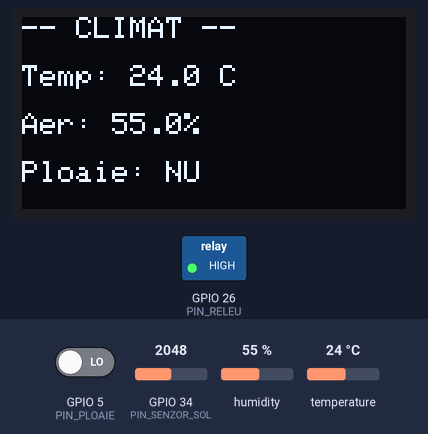
The sketch below on a simulated ESP32. Parts: 128×64 one-colour display, switched loads named in the sketch (green lamp = pin HIGH). Inputs (shaded band) come from the test bench; at power-on: GPIO 34 (PIN_SENZOR_SOL) = 2048, humidity 55 %, temperature 24 °C, GPIO 5 (PIN_PLOAIE) LOW. WiFi joins after 1.5 s; servers stay silent unless stated; uploads are accepted with an empty reply; what the sketch prints to the serial monitor is not drawn.

Above: at 4.7 s.
4.8 s: GPIO 34 (PIN_SENZOR_SOL) set to 2277
At 9.4 s:
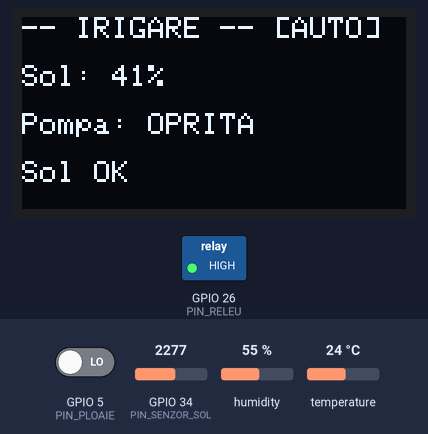
9.7 s: GPIO 34 (PIN_SENZOR_SOL) set to 2348
At 11.2 s:
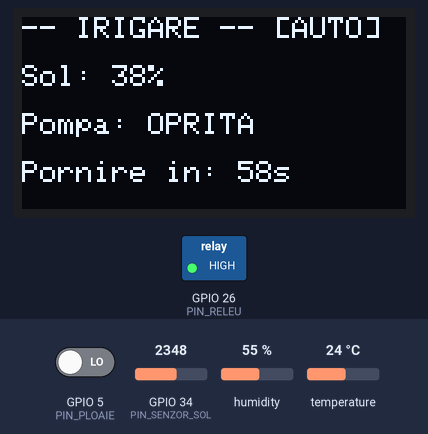
13.8 s: humidity set to 22 %
At 14.5 s:
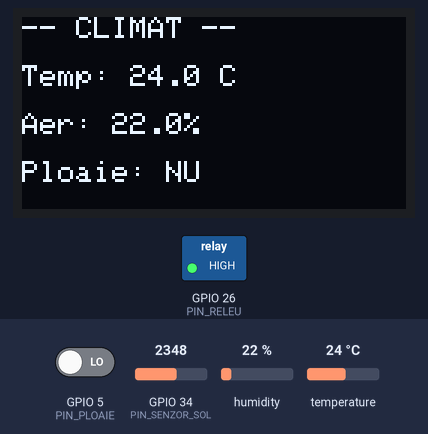
17.9 s: temperature set to 12 °C
At 21.8 s:
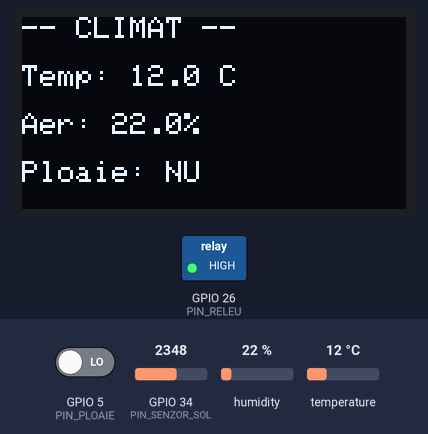
22.1 s: humidity set to 40 %
At 24.4 s:
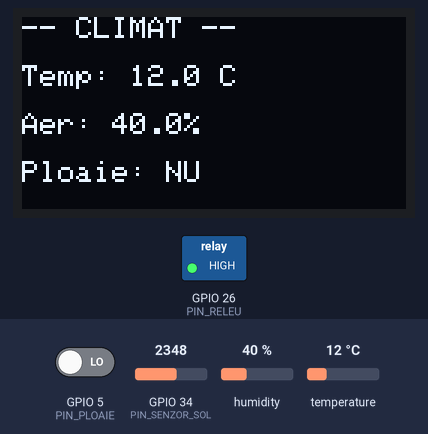
26.0 s: GPIO 34 (PIN_SENZOR_SOL) set to 2866
At 74.8 s:
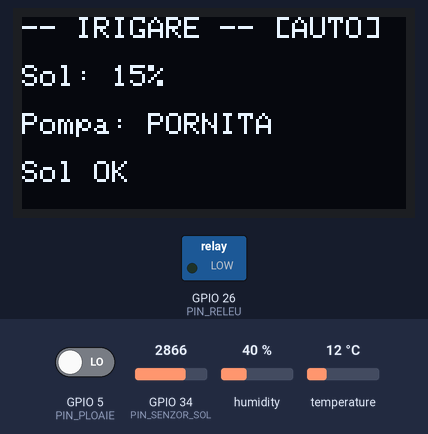
Timing chart, 0 to 75.2 s (numbered marks = the images above; inputs shaded):
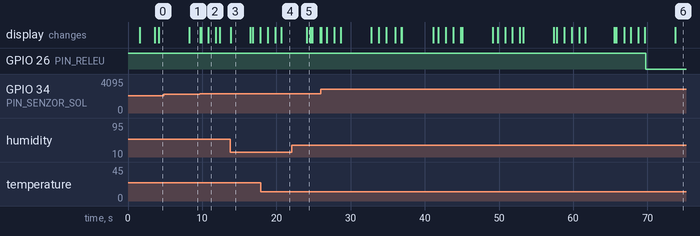

The sketch:

main.ino
```cpp
#include <WiFi.h>
#include <HTTPClient.h>
#include <ArduinoJson.h>
#include <DHT.h>
#include <Wire.h>
#include <Adafruit_GFX.h>
#include <Adafruit_SSD1306.h>


const char* ssid = "Top G";
const char* password = "minimopt";
const char* serverUrl = "http://192.168.0.124:5125/api/Senzor";


#define PIN_SENZOR_SOL 34
#define PIN_DHT        4
#define PIN_PLOAIE     5
#define PIN_RELEU      26

//  CALIBRARE SENZOR SOL
// Pune senzorul in aer liber si noteaza valoarea bruta -> SOL_USCAT
// Pune senzorul in pamant ud si noteaza valoarea bruta -> SOL_UD
#define SOL_USCAT 3200   // valoare bruta in aer / pamant uscat
#define SOL_UD    1000   // valoare bruta in pamant ud

//  PRAGURI
#define PRAG_PORNIRE  40  // % - sub acest prag porneste pompa
#define PRAG_OPRIRE   50  // % - peste acest prag opreste pompa

//  TIMPI
#define DELAY_PORNIRE_POMPA  60000   // 1 minut in ms - cat trebuie sa fie uscat inainte sa porneasca
#define DELAY_PLOAIE        180000   // 3 minute in ms - cat trebuie sa ploua ca sa opreasca pompa

// ============ DHT ============
#define DHT_TIP DHT22
DHT dht(PIN_DHT, DHT_TIP);

// ============ OLED ============
#define LATIME_OLED  128
#define INALTIME_OLED 64
Adafruit_SSD1306 display(LATIME_OLED, INALTIME_OLED, &Wire, -1);

// ============ VARIABILE GLOBALE ============
bool pompaPornita        = false;
bool ploaieDetectata     = false;

unsigned long timpStartUscat  = 0;   // cand a inceput sa fie uscat
unsigned long timpStartPloaie = 0;   // cand a inceput sa ploua
bool soculUscatInceput        = false;
bool soculPloaieInceput       = false;

unsigned long timpUltimaPagina = 0;
int paginaCurenta              = 1;

float temperatura    = 0;
float umiditateAer   = 0;
int umiditateSol     = 0;
int valBrutaSol      = 0;
unsigned long ultimulPost = 0; // Timer pentru trimitere date

//  MODUL AUTO/MANUAL
bool modAuto = true; // Implicit, ESP-ul este pe modul automat
// ----------------------------------------


//  SETUP
void setup() {
  Serial.begin(115200);

  pinMode(PIN_RELEU, OUTPUT);
  digitalWrite(PIN_RELEU, HIGH); // HIGH = releu oprit

  pinMode(PIN_PLOAIE, INPUT);

  dht.begin();
  Wire.begin();
    Wire.setTimeOut(100);

  if (!display.begin(SSD1306_SWITCHCAPVCC, 0x3C)) {
    Serial.println("OLED negasit!");
  } else {
    display.clearDisplay();
    display.setTextSize(1);
    display.setTextColor(WHITE);
    display.setCursor(0, 0);
    display.println("Conectare WiFi...");
    display.display();
  }

  // Conectare WiFi
  WiFi.begin(ssid, password);
  Serial.print("Se conecteaza la WiFi");
  while (WiFi.status() != WL_CONNECTED) {
    delay(500);
    Serial.print(".");
  }
  Serial.println("\nWiFi Conectat!");

  display.clearDisplay();
  display.setCursor(0, 0);
  display.println("Sistem pornit!");
  display.println("WiFi OK");
  display.display();
  delay(2000);
}

//  LOOP
void loop() {
  unsigned long acum = millis();

  //  Citire senzori
  valBrutaSol    = analogRead(PIN_SENZOR_SOL);
  umiditateSol   = map(valBrutaSol, SOL_USCAT, SOL_UD, 0, 100);
  umiditateSol   = constrain(umiditateSol, 0, 100);

  temperatura  = dht.readTemperature();
  umiditateAer = dht.readHumidity();

  bool ploaieAcum = (digitalRead(PIN_PLOAIE) == LOW);

  //  Logica ploaie cu delay 3 minute
  if (ploaieAcum) {
    if (!soculPloaieInceput) {
      soculPloaieInceput = true;
      timpStartPloaie    = acum;
    }
    if (acum - timpStartPloaie >= DELAY_PLOAIE) {
      ploaieDetectata = true;
    }
  } else {
    soculPloaieInceput = false;
    ploaieDetectata    = false;
  }

  //  Logica pornire/oprire pompa (ADAPTATĂ PENTRU AUTO/MANUAL)
  if (!modAuto) {
    // MOD MANUAL: ESP-ul ignora senzorii. Pompa asculta exclusiv de variabila venita de pe Web
    digitalWrite(PIN_RELEU, pompaPornita ? LOW : HIGH);
    soculUscatInceput = false; // Resetam timerul automat ca sa nu ne incurce la revenirea in Auto
  } else {
    // MOD AUTOMAT
    if (ploaieDetectata) {
      // Ploua — opreste pompa si reseteaza timerul
      pompaPornita       = false;
      soculUscatInceput  = false;
      digitalWrite(PIN_RELEU, HIGH);
       Serial.println("Ploua - pompa oprita");

    } else if (!pompaPornita) {
      // Pompa e oprita — verifica daca e uscat destul de mult
      if (umiditateSol < PRAG_PORNIRE) {
        if (!soculUscatInceput) {
          soculUscatInceput = true;
          timpStartUscat    = acum;
        }
        // A trecut 1 minut de cand e uscat?
        if (acum - timpStartUscat >= DELAY_PORNIRE_POMPA) {
          pompaPornita = true;
          digitalWrite(PIN_RELEU, LOW);
        }
      } else {
        // Sol umed — reseteaza timerul
        soculUscatInceput = false;
      }
    } else {
      // Pompa e pornita — opreste doar daca depaseste pragul de oprire
      if (umiditateSol > PRAG_OPRIRE) {
        pompaPornita = false;
        digitalWrite(PIN_RELEU, HIGH);
        soculUscatInceput = false;
      }
    }
  }


  //  Trimitere date catre Server la fiecare 5 secunde
  if (acum - ultimulPost >= 5000) {
    ultimulPost = acum;

    if (WiFi.status() == WL_CONNECTED) {
      HTTPClient http;
      http.begin(serverUrl);
      http.addHeader("Content-Type", "application/json");

      // Creare pachet JSON
      StaticJsonDocument<200> doc;
      doc["UmiditateSol"] = umiditateSol;
      doc["Temperatura"] = isnan(temperatura) ? 0 : temperatura;
      doc["UmiditateAer"] = isnan(umiditateAer) ? 0 : umiditateAer;
      doc["Ploaie"] = ploaieDetectata;
      doc["PompaActiva"] = pompaPornita;

      String requestBody;
      serializeJson(doc, requestBody);

      // Trimitere POST si citire raspuns HTTP
      int httpResponseCode = http.POST(requestBody);

      if (httpResponseCode > 0) {
        String payload = http.getString();

        // Decodam raspunsul JSON primit de la C#
        StaticJsonDocument<200> docResp;
        deserializeJson(docResp, payload);

        // Preluam modul de operare de pe web (Auto/Manual)
        if (docResp.containsKey("modAuto")) {
          modAuto = docResp["modAuto"];
        }

        // Preluam comanda pompei de pe web doar daca s-a apasat butonul
        if (docResp["areComandaNoua"] == true) {
          pompaPornita = docResp["comandaPompa"];
          Serial.print("COMANDA INTERNET PRIMITA! Mod Auto: ");
          Serial.println(modAuto ? "DA" : "NU");
        }
      } else {
        Serial.print("Eroare trimitere HTTP: ");
        Serial.println(httpResponseCode);
      }
      http.end();
    }
  }

  //  Schimbare pagina OLED la 4 secunde
  if (acum - timpUltimaPagina >= 4000) {
    timpUltimaPagina = acum;
    paginaCurenta    = (paginaCurenta == 1) ? 2 : 1;
  }

  //  Afisare OLED
  display.clearDisplay();
  display.setTextSize(1);
  display.setTextColor(WHITE);

  if (paginaCurenta == 1) {
    // Pagina 1 — Sol + Pompa + Timer
    display.setCursor(0, 0);
    display.print("-- IRIGARE -- ");
    display.println(modAuto ? "[AUTO]" : "[MAN]"); // Aratam modul pe ecran

    display.setCursor(0, 16);
    display.print("Sol: "); display.print(umiditateSol); display.println("%");

    display.setCursor(0, 32);
    display.print("Pompa: "); display.println(pompaPornita ? "PORNITA" : "OPRITA");

    display.setCursor(0, 48);
    if (!pompaPornita && soculUscatInceput && !ploaieDetectata && modAuto) {
      unsigned long ramas = (DELAY_PORNIRE_POMPA - (acum - timpStartUscat)) / 1000;
      display.print("Pornire in: "); display.print(ramas); display.print("s");
    } else if (ploaieDetectata && modAuto) {
      display.println("Ploua!");
    } else if (!modAuto) {
      display.println("Control Manual Web");
    } else {
      display.println("Sol OK");
    }

  } else {
    // Pagina 2 — Temperatura + Umiditate aer + Ploaie
    display.setCursor(0, 0);
    display.println("-- CLIMAT --");

    display.setCursor(0, 16);
    display.print("Temp: "); display.print(temperatura, 1); display.println(" C");

    display.setCursor(0, 32);
    display.print("Aer: "); display.print(umiditateAer, 1); display.println("%");

    display.setCursor(0, 48);
    display.print("Ploaie: "); display.println(ploaieDetectata ? "DA - activa" : "NU");
  }

  display.display();

  delay(100); // Pentru stabilitatea buclei cu WiFi activ
}
```

Measured:
- the behaviour switches between 2320 and 2321 on GPIO 34 (PIN_SENZOR_SOL) (found by bisection; images 1 and 2)
- after the input at 4.8 s, the display: changes after 3.4 s (image 1)
- after the input at 9.7 s, the display: first changes at once (image 2 shows a later state)
- what the display in image 2 shows lasts 1.0 s, from 10.8 s to 11.8 s
- what the display in image 3 shows lasts 2.5 s, from 13.9 s to 16.4 s
- what the display in image 5 shows lasts 0.5 s, from 24.1 s to 24.6 s
